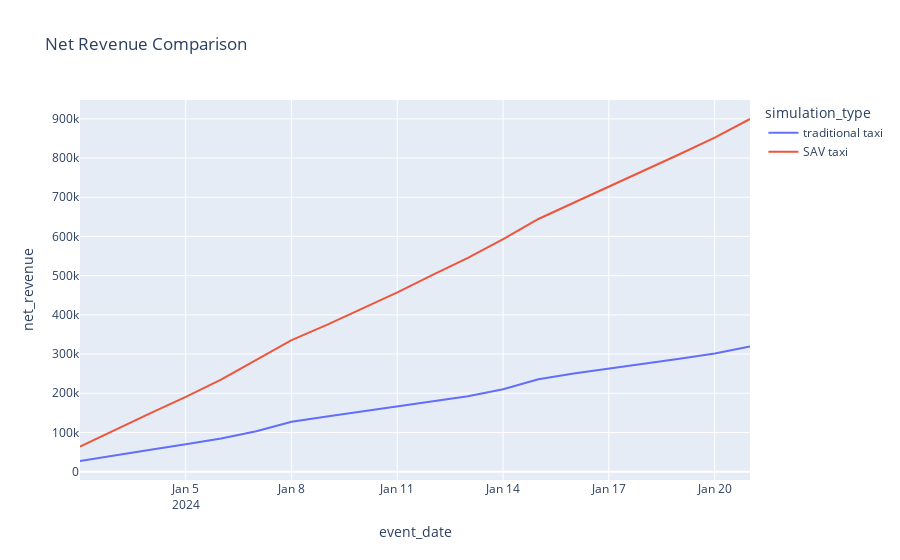

Notebook source saved alongside this figure:
### Code cell
fig = px.line(df, x="event_date", y="net_revenue", title='Net Revenue Comparison', color='simulation_type')
fig.show()

### Figure 1 — Plotly figure (JSON) as saved in the notebook; plotly's stock layout.template omitted (floating-point values rounded to 4 significant figures)
{"data": [{"hovertemplate": "simulation_type=traditional taxi<br>event_date=%{x}<br>net_revenue=%{y}<extra></extra>", "legendgroup": "traditional taxi", "line": {"color": "#636efa", "dash": "solid"}, "marker": {"symbol": "circle"}, "mode": "lines", "name": "traditional taxi", "orientation": "v", "showlegend": true, "type": "scatter", "x": ["2024-01-02 00:05:00", "2024-01-03 00:05:00", "2024-01-04 00:05:00", "2024-01-05 00:05:00", "2024-01-06 00:05:00", "2024-01-07 00:05:00", "2024-01-08 00:05:00", "2024-01-09 00:05:00", "2024-01-10 00:05:00", "2024-01-11 00:05:00", "2024-01-12 00:05:00", "2024-01-13 00:05:00", "2024-01-14 00:05:00", "2024-01-15 00:05:00", "2024-01-16 00:05:00", "2024-01-17 00:05:00", "2024-01-18 00:05:00", "2024-01-19 00:05:00", "2024-01-20 00:05:00", "2024-01-21 00:05:00"], "xaxis": "x", "y": [27220.0, 42220.0, 56210.0, 69900.0, 84420.0, 103400.0, 127500.0, 140900.0, 153800.0, 166600.0, 179100.0, 192400.0, 210300.0, 236000.0, 250700.0, 262800.0, 274800.0, 287800.0, 301700.0, 319200.0], "yaxis": "y"}, {"hovertemplate": "simulation_type=SAV taxi<br>event_date=%{x}<br>net_revenue=%{y}<extra></extra>", "legendgroup": "SAV taxi", "line": {"color": "#EF553B", "dash": "solid"}, "marker": {"symbol": "circle"}, "mode": "lines", "name": "SAV taxi", "orientation": "v", "showlegend": true, "type": "scatter", "x": ["2024-01-02 00:05:00", "2024-01-03 00:05:00", "2024-01-04 00:05:00", "2024-01-05 00:05:00", "2024-01-06 00:05:00", "2024-01-07 00:05:00", "2024-01-08 00:05:00", "2024-01-09 00:05:00", "2024-01-10 00:05:00", "2024-01-11 00:05:00", "2024-01-12 00:05:00", "2024-01-13 00:05:00", "2024-01-14 00:05:00", "2024-01-15 00:05:00", "2024-01-16 00:05:00", "2024-01-17 00:05:00", "2024-01-18 00:05:00", "2024-01-19 00:05:00", "2024-01-20 00:05:00", "2024-01-21 00:05:00"], "xaxis": "x", "y": [63790.0, 107400.0, 149400.0, 190900.0, 235000.0, 285500.0, 335600.0, 374600.0, 416100.0, 457300.0, 501900.0, 545300.0, 593400.0, 644600.0, 686100.0, 726700.0, 767500.0, 809700.0, 852000.0, 899700.0], "yaxis": "y"}], "layout": {"autosize": true, "legend": {"title": {"text": "simulation_type"}, "tracegroupgap": 0}, "title": {"text": "Net Revenue Comparison"}, "xaxis": {"anchor": "y", "autorange": true, "domain": [0, 1], "range": ["2024-01-02 00:05", "2024-01-21 00:05"], "title": {"text": "event_date"}, "type": "date"}, "yaxis": {"anchor": "x", "autorange": true, "domain": [0, 1], "range": [-21250.0, 948200.0], "title": {"text": "net_revenue"}, "type": "linear"}}}
